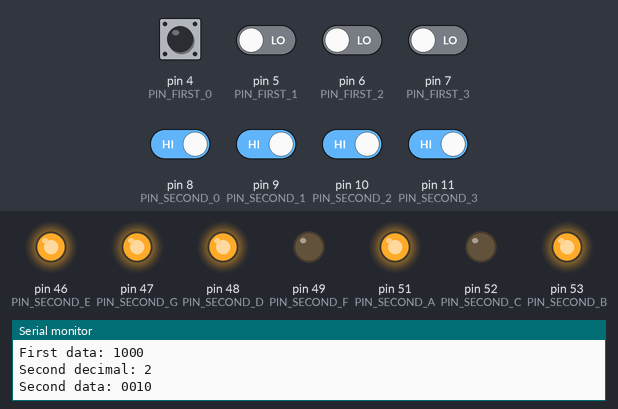
Bench run of a sketch on a simulated Arduino Mega 2560, built with avr-gcc and run on an emulated ATmega2560. Parts: output pins drawn as LEDs (lit = HIGH), the last lines printed to the serial monitor. Inputs (shaded band) come from the test bench; at power-on: pin 4 (PIN_FIRST_0), pin 8 (PIN_SECOND_0), pin 9 (PIN_SECOND_1), pin 10 (PIN_SECOND_2), pin 11 (PIN_SECOND_3) HIGH, pin 5 (PIN_FIRST_1), pin 6 (PIN_FIRST_2), pin 7 (PIN_FIRST_3) LOW. Pins used as bus, display or sensor lines are not drawn.

Above: at 1.2 s.
1.3 s: pin 8 (PIN_SECOND_0) driven LOW
At 1.8 s:
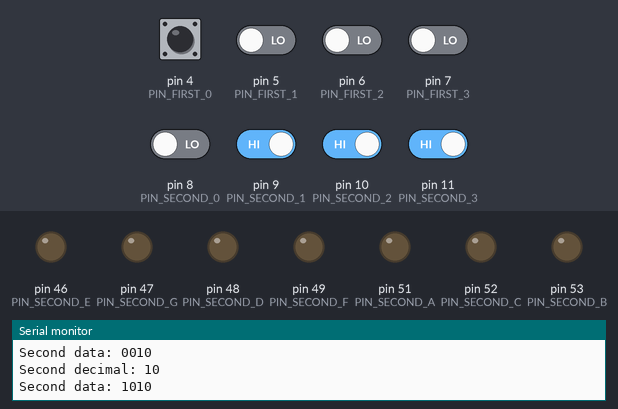
2.8 s: pin 10 (PIN_SECOND_2) driven LOW
At 4.0 s:
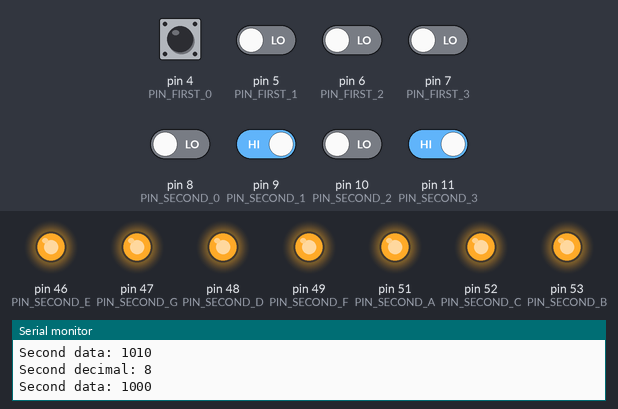
4.3 s: pin 11 (PIN_SECOND_3) driven LOW
At 5.3 s:
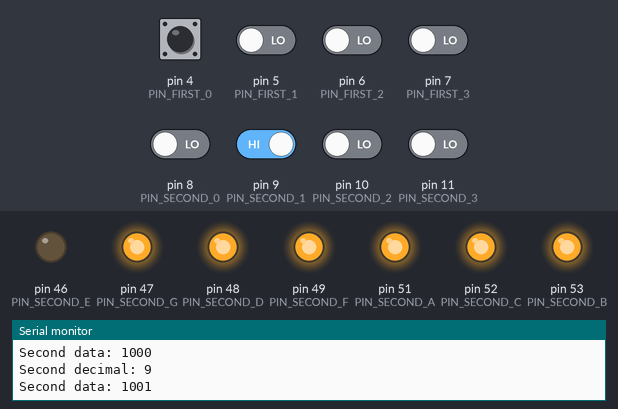
5.8 s: pin 8 (PIN_SECOND_0) driven HIGH
At 6.5 s:
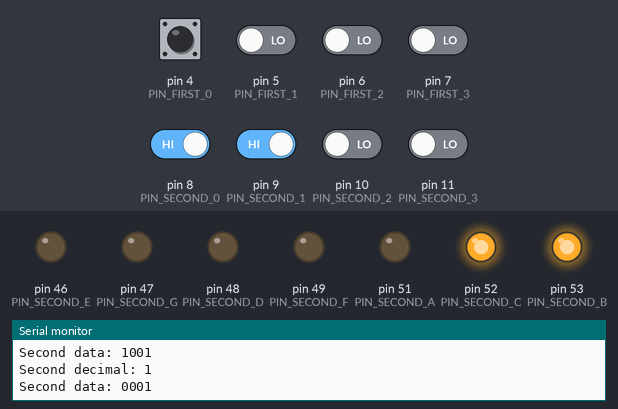
7.3 s: pin 9 (PIN_SECOND_1) driven LOW
At 7.6 s:
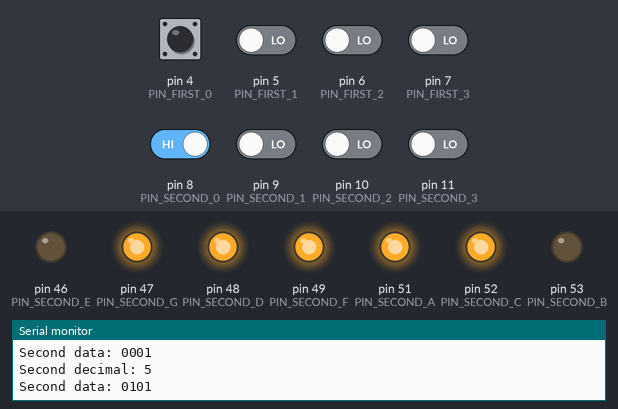
8.8 s: pin 10 (PIN_SECOND_2) driven HIGH
At 9.9 s:
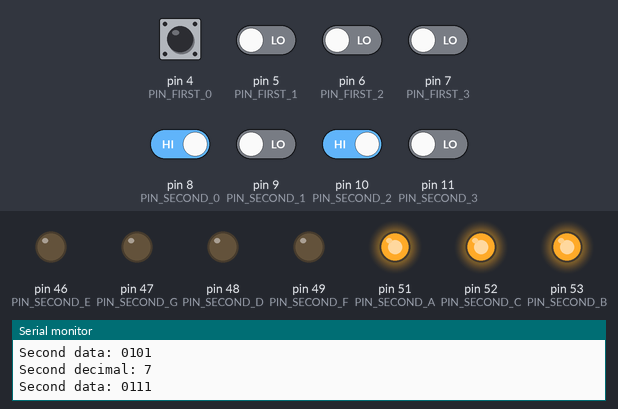
Timing chart, 0 to 11.3 s (numbered marks = the images above; inputs shaded):
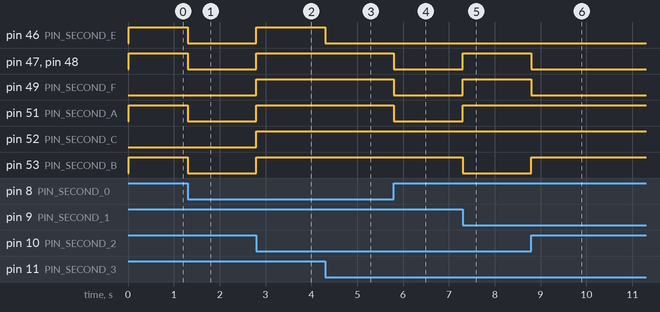

The sketch:

seven-segment.ino
```cpp
int PIN_FIRST_0 = 4;
int PIN_FIRST_1 = 5;
int PIN_FIRST_2 = 6;
int PIN_FIRST_3 = 7;

int PIN_SECOND_0 = 8;
int PIN_SECOND_1 = 9;
int PIN_SECOND_2 = 10;
int PIN_SECOND_3 = 11;

int PIN_FIRST_A = 35;
int PIN_FIRST_B = 37;
int PIN_FIRST_C = 36;
int PIN_FIRST_D = 32;
int PIN_FIRST_E = 30;
int PIN_FIRST_F = 33;
int PIN_FIRST_G = 31;

int PIN_SECOND_A = 51;
int PIN_SECOND_B = 53;
int PIN_SECOND_C = 52;
int PIN_SECOND_D = 48;
int PIN_SECOND_E = 46;
int PIN_SECOND_F = 49;
int PIN_SECOND_G = 47;

int oldFirstData0 = -1, oldFirstData1 = -1, oldFirstData2 = -1, oldFirstData3 = -1,
    oldSecondData0 = -1, oldSecondData1 = -1, oldSecondData2 = -1, oldSecondData3 = -1;

void setup() {
  Serial.begin(9600);

  pinMode(PIN_FIRST_0, INPUT);
  pinMode(PIN_FIRST_1, INPUT);
  pinMode(PIN_FIRST_2, INPUT);
  pinMode(PIN_FIRST_3, INPUT);

  pinMode(PIN_SECOND_0, INPUT);
  pinMode(PIN_SECOND_1, INPUT);
  pinMode(PIN_SECOND_2, INPUT);
  pinMode(PIN_SECOND_3, INPUT);

  digitalWrite(PIN_FIRST_0, LOW);
  digitalWrite(PIN_FIRST_1, LOW);
  digitalWrite(PIN_FIRST_2, LOW);
  digitalWrite(PIN_FIRST_3, LOW);

  digitalWrite(PIN_SECOND_0, LOW);
  digitalWrite(PIN_SECOND_1, LOW);
  digitalWrite(PIN_SECOND_2, LOW);
  digitalWrite(PIN_SECOND_3, LOW);

  pinMode(PIN_FIRST_A, OUTPUT);
  pinMode(PIN_FIRST_B, OUTPUT);
  pinMode(PIN_FIRST_C, OUTPUT);
  pinMode(PIN_FIRST_D, OUTPUT);
  pinMode(PIN_FIRST_E, OUTPUT);
  pinMode(PIN_FIRST_F, OUTPUT);
  pinMode(PIN_FIRST_G, OUTPUT);

  pinMode(PIN_SECOND_A, OUTPUT);
  pinMode(PIN_SECOND_B, OUTPUT);
  pinMode(PIN_SECOND_C, OUTPUT);
  pinMode(PIN_SECOND_D, OUTPUT);
  pinMode(PIN_SECOND_E, OUTPUT);
  pinMode(PIN_SECOND_F, OUTPUT);
  pinMode(PIN_SECOND_G, OUTPUT);
}

void loop() {
  int firstData0 = digitalRead(PIN_FIRST_0);
  int firstData1 = digitalRead(PIN_FIRST_1);
  int firstData2 = digitalRead(PIN_FIRST_2);
  int firstData3 = digitalRead(PIN_FIRST_3);

  int secondData0 = !digitalRead(PIN_SECOND_0);
  int secondData1 = !digitalRead(PIN_SECOND_1);
  int secondData2 = digitalRead(PIN_SECOND_2);
  int secondData3 = !digitalRead(PIN_SECOND_3);

  if (
    firstData0 != oldFirstData0 ||
    firstData1 != oldFirstData1 ||
    firstData2 != oldFirstData2 ||
    firstData3 != oldFirstData3
  ) {
    int firstBinary[] = { firstData0, firstData1, firstData2, firstData3 };

    int firstDecimal = binaryToDecimal(firstBinary);

    Serial.print("First decimal: ");
    Serial.println(firstDecimal);

    Serial.print("First data: ");
    Serial.print(firstData0 ? '1' : '0');
    Serial.print(firstData1 ? '1' : '0');
    Serial.print(firstData2 ? '1' : '0');
    Serial.print(firstData3 ? '1' : '0');
    Serial.println();

    printSymbol(
      firstDecimal,
      PIN_FIRST_A,
      PIN_FIRST_B,
      PIN_FIRST_C,
      PIN_FIRST_D,
      PIN_FIRST_E,
      PIN_FIRST_F,
      PIN_FIRST_G
    );

    oldFirstData0 = firstData0;
    oldFirstData1 = firstData1;
    oldFirstData2 = firstData2;
    oldFirstData3 = firstData3;

    Serial.println();
  }

  if (
    secondData0 != oldSecondData0 ||
    secondData1 != oldSecondData1 ||
    secondData2 != oldSecondData2 ||
    secondData3 != oldSecondData3
  ) {
    int secondBinary[] = { secondData0, secondData1, secondData2, secondData3 };

    int secondDecimal = binaryToDecimal(secondBinary);

    Serial.print("Second decimal: ");
    Serial.println(secondDecimal);

    Serial.print("Second data: ");
    Serial.print(secondData0 ? '1' : '0');
    Serial.print(secondData1 ? '1' : '0');
    Serial.print(secondData2 ? '1' : '0');
    Serial.print(secondData3 ? '1' : '0');
    Serial.println();

    printSymbol(
      secondDecimal,
      PIN_SECOND_A,
      PIN_SECOND_B,
      PIN_SECOND_C,
      PIN_SECOND_D,
      PIN_SECOND_E,
      PIN_SECOND_F,
      PIN_SECOND_G
    );

    oldSecondData0 = secondData0;
    oldSecondData1 = secondData1;
    oldSecondData2 = secondData2;
    oldSecondData3 = secondData3;

    Serial.println();
  }
}

int binaryToDecimal(int binaryArray[]) {
  int decimal = 0;
  int i;
  int arraySize = 4;

  for(int i = 0; i < arraySize; i++) {
    int result = binaryArray[i] * (int) round(pow(2, (arraySize - 1 - i)));

    decimal += result;
  }

  return decimal;
}

void printSymbol(
  byte symbol,
  int segmentA,
  int segmentB,
  int segmentC,
  int segmentD,
  int segmentE,
  int segmentF,
  int segmentG
) {
  switch(symbol) {
    case 0:
      digitalWrite(segmentA, HIGH);
      digitalWrite(segmentB, HIGH);
      digitalWrite(segmentC, HIGH);
      digitalWrite(segmentD, HIGH);
      digitalWrite(segmentE, HIGH);
      digitalWrite(segmentF, HIGH);
      digitalWrite(segmentG, LOW);
      break;

    case 1:
      digitalWrite(segmentA, LOW);
      digitalWrite(segmentB, HIGH);
      digitalWrite(segmentC, HIGH);
      digitalWrite(segmentD, LOW);
      digitalWrite(segmentE, LOW);
      digitalWrite(segmentF, LOW);
      digitalWrite(segmentG, LOW);
      break;

    case 2:
      digitalWrite(segmentA, HIGH);
      digitalWrite(segmentB, HIGH);
      digitalWrite(segmentC, LOW);
      digitalWrite(segmentD, HIGH);
      digitalWrite(segmentE, HIGH);
      digitalWrite(segmentF, LOW);
      digitalWrite(segmentG, HIGH);
      break;

    case 3:
      digitalWrite(segmentA, HIGH);
      digitalWrite(segmentB, HIGH);
      digitalWrite(segmentC, HIGH);
      digitalWrite(segmentD, HIGH);
      digitalWrite(segmentE, LOW);
      digitalWrite(segmentF, LOW);
      digitalWrite(segmentG, HIGH);
      break;

    case 4:
      digitalWrite(segmentA, LOW);
      digitalWrite(segmentB, HIGH);
      digitalWrite(segmentC, HIGH);
      digitalWrite(segmentD, LOW);
      digitalWrite(segmentE, LOW);
      digitalWrite(segmentF, HIGH);
      digitalWrite(segmentG, HIGH);
      break;

    case 5:
      digitalWrite(segmentA, HIGH);
      digitalWrite(segmentB, LOW);
      digitalWrite(segmentC, HIGH);
      digitalWrite(segmentD, HIGH);
      digitalWrite(segmentE, LOW);
      digitalWrite(segmentF, HIGH);
      digitalWrite(segmentG, HIGH);
      break;

    case 6:
      digitalWrite(segmentA, HIGH);
      digitalWrite(segmentB, LOW);
      digitalWrite(segmentC, HIGH);
      digitalWrite(segmentD, HIGH);
      digitalWrite(segmentE, HIGH);
      digitalWrite(segmentF, HIGH);
      digitalWrite(segmentG, HIGH);
      break;

    case 7:
      digitalWrite(segmentA, HIGH);
      digitalWrite(segmentB, HIGH);
      digitalWrite(segmentC, HIGH);
      digitalWrite(segmentD, LOW);
      digitalWrite(segmentE, LOW);
      digitalWrite(segmentF, LOW);
      digitalWrite(segmentG, LOW);
      break;

    case 8:
      digitalWrite(segmentA, HIGH);
      digitalWrite(segmentB, HIGH);
      digitalWrite(segmentC, HIGH);
      digitalWrite(segmentD, HIGH);
      digitalWrite(segmentE, HIGH);
      digitalWrite(segmentF, HIGH);
      digitalWrite(segmentG, HIGH);
      break;

    case 9:
      digitalWrite(segmentA, HIGH);
      digitalWrite(segmentB, HIGH);
      digitalWrite(segmentC, HIGH);
      digitalWrite(segmentD, HIGH);
      digitalWrite(segmentE, LOW);
      digitalWrite(segmentF, HIGH);
      digitalWrite(segmentG, HIGH);
      break;

    default:
      digitalWrite(segmentA, LOW);
      digitalWrite(segmentB, LOW);
      digitalWrite(segmentC, LOW);
      digitalWrite(segmentD, LOW);
      digitalWrite(segmentE, LOW);
      digitalWrite(segmentF, LOW);
      digitalWrite(segmentG, LOW);
      break;
  }
}
```

Measured:
- after the input at 1.3 s, pin 46 (PIN_SECOND_E), pin 47 (PIN_SECOND_G), pin 48 (PIN_SECOND_D), pin 51 (PIN_SECOND_A), pin 53 (PIN_SECOND_B): HIGH → LOW at once
- after the input at 2.8 s, pin 46 (PIN_SECOND_E), pin 47 (PIN_SECOND_G), pin 48 (PIN_SECOND_D), pin 49 (PIN_SECOND_F), pin 51 (PIN_SECOND_A), pin 52 (PIN_SECOND_C), pin 53 (PIN_SECOND_B): LOW → HIGH at once
- after the input at 4.3 s, pin 46 (PIN_SECOND_E): HIGH → LOW at once
- after the input at 5.8 s, pin 47 (PIN_SECOND_G), pin 48 (PIN_SECOND_D), pin 49 (PIN_SECOND_F), pin 51 (PIN_SECOND_A): HIGH → LOW at once
- after the input at 7.3 s, pin 47 (PIN_SECOND_G), pin 48 (PIN_SECOND_D), pin 49 (PIN_SECOND_F), pin 51 (PIN_SECOND_A): LOW → HIGH at once; pin 53 (PIN_SECOND_B): HIGH → LOW at once
- after the input at 8.8 s, pin 47 (PIN_SECOND_G), pin 48 (PIN_SECOND_D), pin 49 (PIN_SECOND_F): HIGH → LOW at once; pin 53 (PIN_SECOND_B): LOW → HIGH at once
